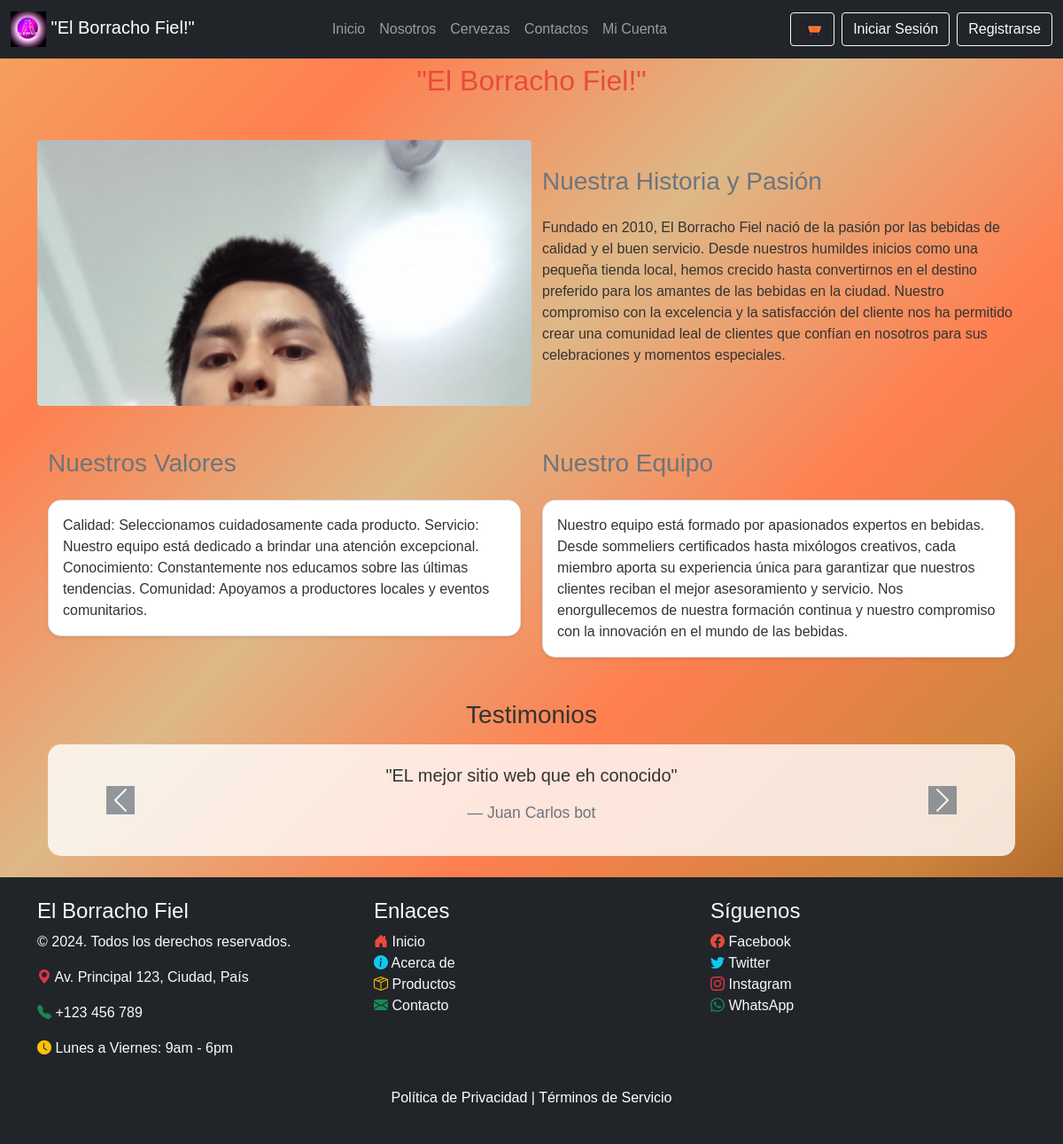
Screenshot of /nosotros/ with the database file from the repository.
### sitioweb/models.py (models this page shows)
class Nosotros(models.Model):
    logo = models.ImageField(upload_to='nosotros/', null=True, blank=True)
    tituloElBorrachoFiel = models.CharField(max_length=200)
    titulo = models.CharField(max_length=200)
    descripcion = models.TextField()
    imagenNosotros = models.ImageField(upload_to='nosotros/', null=True, blank=True)
    valores = models.TextField()
    equipo = models.TextField()

class Testimonio(models.Model):
    contenido = models.TextField()
    nombrepersona = models.CharField(max_length=200)

class ContactoSitio(models.Model):
    lugar = models.CharField(max_length=200)
    telefono = models.CharField(max_length=20)
    horario_atencion = models.CharField(max_length=200)
    mapaurl = models.URLField(max_length=200, blank=True)
    facebook_url = models.URLField(max_length=200, blank=True)
    instagram_url = models.URLField(max_length=200, blank=True)
    twitter_url = models.URLField(max_length=200, blank=True)
    whatsapp_url = models.URLField(max_length=200, blank=True)

### sitioweb/views.py (the view)
# urls.py: path("nosotros/",views.nosotros, name=("nosotros")),
def nosotros(request):
    nosotros = Nosotros.objects.first()  # Assuming you have only one Nosotros object
    testimonios = Testimonio.objects.all()
    cotacto_sitio = ContactoSitio.objects.first()
    return render(request, "nosotros.html", {'nosotros': nosotros, 'testimonios': testimonios, 'contacto_sitio': cotacto_sitio})

### sitioweb/templates/nosotros.html (shortened to what this page needs)
{% extends 'base.html' %}
{% block Principal %}
<a class="navbar-brand" href="{% url 'inicio' %}">
    <img src="{{nosotros.logo.url}}" alt="" height="40">
    {{ nosotros.tituloElBorrachoFiel }}
</a>
{% endblock %}
{% block registrar %}
<a href="{% url 'paginaLogin' %}" class="btn btn-outline-light me-2">Iniciar Sesión</a>
<a href="{% url 'PaginaNuevoCliente' %}" class="btn btn-outline-light">Registrarse</a>
{% endblock %}
{% block content %}
<div class="container p-4">
    <h2 class="text-center mb-5 text-primary">{{ nosotros.tituloElBorrachoFiel }}</h2>
    <div class="row align-items-center mb-5">
        <div class="col-lg-6 mb-4 mb-lg-0 position-relative" style="height: 300px; overflow: hidden;">
            {% if nosotros.imagenNosotros %}
            <img src="{{ nosotros.imagenNosotros.url }}"
                class="img-fluid rounded shadow-lg position-absolute animate__animated animate__fadeInLeft"
                alt="Imagen de Nosotros"
                style="top: 0; left: 0; width: 100%; height: 100%; object-fit: cover; object-position: center top;" />
            {% endif %}
        </div>
        <div class="col-lg-6 animate__animated animate__fadeInRight">
            <h3 class="mb-4 text-secondary">{{ nosotros.titulo }}</h3>
            <p class="lead text-muted">{{ nosotros.descripcion|linebreaks }}</p>
        </div>
    </div>
    <div class="row mt-5">
        <div class="col-md-6 animate__animated animate__fadeInUp">
            <h3 class="mb-4 text-secondary">Nuestros Valores</h3>
            <div class="card shadow-sm hover-card">
                <div class="card-body">
                    {{ nosotros.valores|safe }}
                </div>
            </div>
        </div>
        <div class="col-md-6 mt-4 mt-md-0 animate__animated animate__fadeInUp" style="animation-delay: 0.2s;">
            <h3 class="mb-4 text-secondary">Nuestro Equipo</h3>
            <div class="card shadow-sm hover-card">
                <div class="card-body">
                    {{ nosotros.equipo|safe }}
                </div>
            </div>
        </div>
    </div>
    <div class="row mt-5">
        <div class="col-md-12">
            <h3 class="text-center mb-3">Testimonios</h3>
            <div id="testimoniosCarousel" class="carousel slide" data-bs-ride="carousel">
                <div class="carousel-inner">
                    {% for testimonio in testimonios %}
                    <div class="carousel-item {% if forloop.first %}active{% endif %}">
                        <blockquote class="blockquote text-center">
                            <p class="mb-0">"{{ testimonio.contenido }}"</p>
                            <br>
                            <footer class="blockquote-footer">{{ testimonio.nombrepersona }}</footer>
                        </blockquote>
                    </div>
                    {% endfor %}
                </div>
                <a class="carousel-control-prev" href="#testimoniosCarousel" role="button" data-bs-slide="prev">
                    <span class="carousel-control-prev-icon" aria-hidden="true"></span>
                </a>
                <a class="carousel-control-next" href="#testimoniosCarousel" role="button" data-bs-slide="next">
                    <span class="carousel-control-next-icon" aria-hidden="true"></span>
                </a>
            </div>
        </div>
    </div>
</div>
{% endblock %}
{% block Pie_Pagina %}
<div class="row">
    <div class="col-md-4">
        <h4 class="text-light">El Borracho Fiel</h4>
        <p class="text-light">&copy; 2024. Todos los derechos reservados.</p>
        <p class="text-light"><i class="bi bi-geo-alt-fill footer-icon text-danger"></i> {{ contacto_sitio.lugar }}</p>
        <p class="text-light"><i class="bi bi-telephone-fill footer-icon text-success"></i> {{ contacto_sitio.telefono}}
        </p>
        <p class="text-light"><i class="bi bi-clock-fill footer-icon text-warning"></i>
            {{contacto_sitio.horario_atencion }}</p>
    </div>
    <div class="col-md-4">
        <h4 class="text-light">Enlaces</h4>
        <ul class="list-unstyled">
            <li><a href="{% url 'inicio' %}" class="text-light text-decoration-none footer-link"><i
                        class="bi bi-house-door-fill footer-icon text-primary"></i> Inicio</a></li>
            <li><a href="{% url 'nosotros' %}" class="text-light text-decoration-none footer-link"><i
                        class="bi bi-info-circle-fill footer-icon text-info"></i> Acerca de</a></li>
            <li><a href="{% url 'productos' %}" class="text-light text-decoration-none footer-link"><i
                        class="bi bi-box-seam footer-icon text-warning"></i> Productos</a></li>
            <li><a href="{% url 'contactos' %}" class="text-light text-decoration-none footer-link"><i
                        class="bi bi-envelope-fill footer-icon text-success"></i> Contacto</a></li>
        </ul>
    </div>
    <div class="col-md-4">
        <h4 class="text-light">Síguenos</h4>
        <ul class="list-unstyled">
            {% if contacto_sitio.facebook_url %}
            <li><a href="{{ contacto_sitio.facebook_url }}" class="text-light text-decoration-none footer-link"><i
                        class="bi bi-facebook footer-icon text-primary"></i> Facebook</a></li>
            {% endif %}
            {% if contacto_sitio.twitter_url %}
            <li><a href="{{ contacto_sitio.twitter_url }}" class="text-light text-decoration-none footer-link"><i
                        class="bi bi-twitter footer-icon text-info"></i> Twitter</a></li>
            {% endif %}
            {% if contacto_sitio.instagram_url %}
            <li><a href="{{ contacto_sitio.instagram_url }}" class="text-light text-decoration-none footer-link"><i
                        class="bi bi-instagram footer-icon text-danger"></i> Instagram</a></li>
            {% endif %}
            {% if contacto_sitio.whatsapp_url %}
            <li><a href="{{ contacto_sitio.whatsapp_url }}" class="text-light text-decoration-none footer-link"><i
                        class="bi bi-whatsapp footer-icon text-success"></i> WhatsApp</a></li>
            {% endif %}
        </ul>
    </div>
</div>
{% endblock %}

### sitioweb/templates/nosotros.html (style rules this page uses)
.card { transition: transform 0.3s ease-in-out, box-shadow 0.3s ease-in-out; border-radius: 15px; }
.text-primary { color: #e74c3c !important; }
.animate__animated { animation-duration: 1s; }
#testimoniosCarousel { background-color: rgba(255, 255, 255, 0.8); border-radius: 15px; padding: 20px; }
.carousel-control-prev-icon, .carousel-control-next-icon { background-color: #2c3e50; }
.footer-icon { transition: transform 0.3s ease-in-out, color 0.3s ease-in-out; }

### sitioweb/templates/base.html (style rules this page uses)
body { font-family: 'Arial', sans-serif; background: linear-gradient(135deg, #f4a460, #ff7f50, #deb887, #ff7f50, #cd853f, #8b4513); color: #333; margin: 0; padding: 0; }

### rows the page displays
Nosotros: logo (picture), tituloElBorrachoFiel "\"El Borracho Fiel!\"", imagenNosotros (picture), titulo "Nuestra Historia y Pasión", descripcion "Fundado en 2010, El Borracho Fiel nació de la pasión por las bebidas de calidad y el buen servicio. Desde nuestros humildes inicios como una pequeña tienda local, hemos crecido hasta convertirnos en el destino preferido para los amantes de las bebidas en la ciudad. Nuestro compromiso con la excelencia y la satisfacción del cliente nos ha permitido crear una comunidad leal de clientes que confían en nosotros para sus celebraciones y momentos especiales.", valores "Calidad: Seleccionamos cuidadosamente cada producto. Servicio: Nuestro equipo está dedicado a brindar una atención excepcional. Conocimiento: Constantemente nos educamos sobre las últimas tendencias. Comunidad: Apoyamos a productores locales y eventos comunitarios.", equipo "Nuestro equipo está formado por apasionados expertos en bebidas. Desde sommeliers certificados hasta mixólogos creativos, cada miembro aporta su experiencia única para garantizar que nuestros clientes reciban el mejor asesoramiento y servicio. Nos enorgullecemos de nuestra formación continua y nuestro compromiso con la innovación en el mundo de las bebidas."
Testimonio: contenido "EL mejor sitio web que eh conocido", nombrepersona "Juan Carlos bot"
ContactoSitio: lugar "Av. Principal 123, Ciudad, País", telefono "+123 456 789", horario_atencion "Lunes a Viernes: 9am - 6pm"
